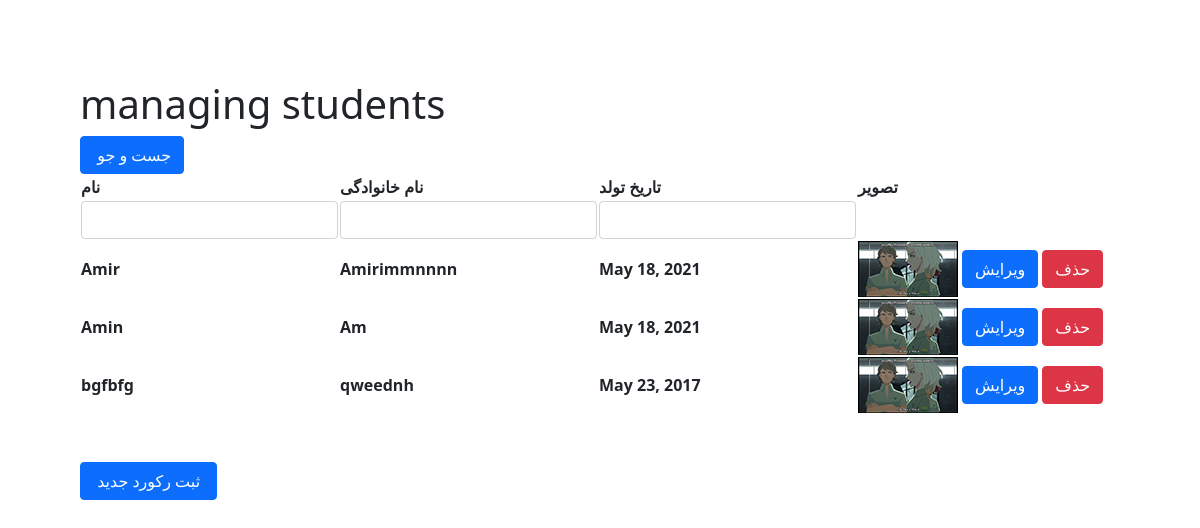
Page /manage/student on the earlier database version.
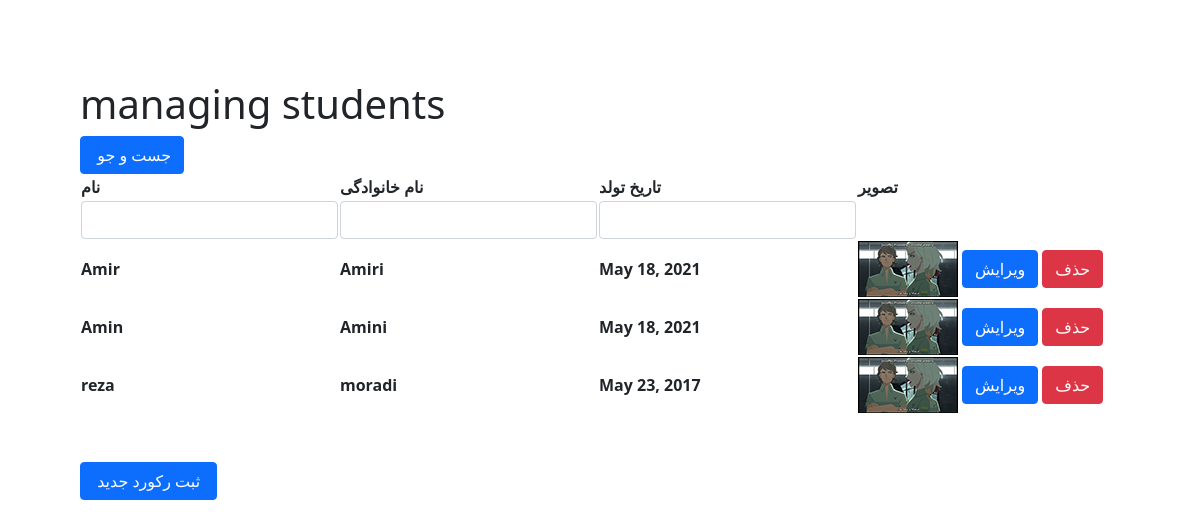
Same page on the later database version.
### base/models.py (models this page shows, shortened)
class Student(models.Model):
    first_name = models.CharField(max_length=50)
    last_name = models.CharField(max_length=50)
    birthday = models.DateField()
    photo = models.ImageField(upload_to="photoes/students/%Y/%m/%d")

### base/views.py (the view, shortened to what this page needs)
# urls.py: path('manage/<str:model_name>', manage, name="manage"),
def manage(request, model_name=""):
    achievement_list = Achievement.objects.all()
    student_list = Student.objects.all()
    content = {
        "achievement":achievement_list, "student":student_list
        }
    if request.method == "GET":
        if model_name == "achievement":
            return render(request, "base/managing_achievement.html", content)
        elif model_name == "student":
            return render(request, "base/managing_student.html", content)
        elif model_name == "index":
            return render(request, "base/manage_index.html")
        else:
            return Http404

### templates/base/managing_student.html (shortened to what this page needs)
{% extends '../partial/simpleBootstrap.html' %}
{% block content %}
<h1> managing students</h1>
<form action="" method="post">
<th> <input class="btn btn-primary" type="submit" value=" جست و جو"> </th>
<table>
    <thead>
        <tr>
            <th> نام </th>
            <th> نام خانوادگی </th>
            <th> تاریخ تولد </th>
            <th> تصویر </th>
        </tr>
    </thead>
    <thead>
        <th> <input class="form-control" type="search" name="first_name"> </th>
        <th> <input class="form-control" type="search" name="last_name"> </th>
        <th> <input class="form-control" type="search" name="birthday"> </th>
</form>
    <tbody>
        {% for st in student %}
        <tr>
            <th>{{st.first_name}} {{ar.owner.last_name}}</th>
            <th>{{st.last_name}}</th>
            <th>{{st.birthday}}</th>
            <th><img src="{{ st.photo.url }}" alt=""></th>
            <th><th> <a class="btn btn-primary" href="{% url 'base:form' 'student' st.id %}"> ویرایش </a> </th></th>
            <th><th> <a onclick="return confirm(' این رکورد حذف خواهد شد،ادامه؟')" class="btn btn-danger" href="{% url 'base:delete' 'student' st.id %}"> حذف </a> </th></th>
        </tr>
        {% endfor %}
    </tbody>
<br> <br>
<form action="{% url 'base:form' 'new_student' 0 %}" method="get">
    <input class="btn btn-primary" type="submit" value=" ثبت رکورد جدید ">
</form>
{% endblock content %}

Differences in the rows shown:
changed Student "Amir": last_name "Amirimmnnnn" → "Amiri"
changed Student "Amin": last_name "Am" → "Amini"
changed Student: first_name "bgfbfg" → "reza"; last_name "qweednh" → "moradi"
